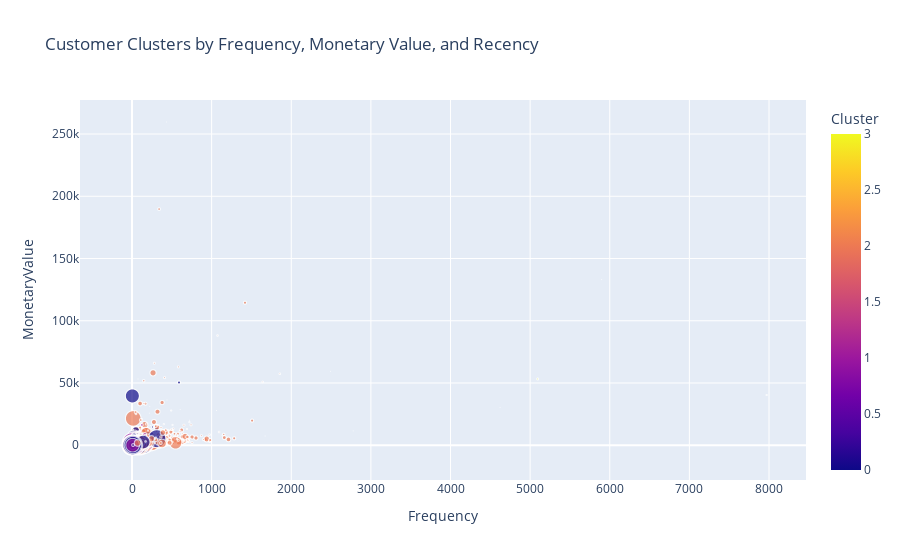

Here is the notebook cell this chart was saved with:
### Code cell
kmeans = KMeans(n_clusters=4, random_state=42)
customer_behaviour['Cluster'] = kmeans.fit_predict(scaled_features)

fig = px.scatter(customer_behaviour, 
                 x='Frequency', 
                 y='MonetaryValue', 
                 color='Cluster', 
                 size='Recency',
                 hover_data=['CustomerID'],
                 title='Customer Clusters by Frequency, Monetary Value, and Recency')

# Show the plot
fig.show()

### Figure 1 — Plotly figure (JSON) as saved in the notebook; plotly's stock layout.template omitted (floating-point values rounded to 4 significant figures; data arrays with more than 128 entries replaced by an {"elided": "..."} marker saying what was removed)
{"data": [{"customdata": {"elided": "4089x1 int values"}, "hovertemplate": "Frequency=%{x}<br>MonetaryValue=%{y}<br>Recency=%{marker.size}<br>CustomerID=%{customdata[0]}<br>Cluster=%{marker.color}<extra></extra>", "legendgroup": "", "marker": {"color": {"elided": "4089 int values"}, "coloraxis": "coloraxis", "size": {"elided": "4089 int values"}, "sizemode": "area", "sizeref": 0.9325, "symbol": "circle"}, "mode": "markers", "name": "", "showlegend": false, "type": "scattergl", "x": {"elided": "4089 int values"}, "xaxis": "x", "y": {"elided": "4089 float values"}, "yaxis": "y"}], "layout": {"coloraxis": {"colorbar": {"title": {"text": "Cluster"}}, "colorscale": [[0, "#0d0887"], [0.1111, "#46039f"], [0.2222, "#7201a8"], [0.3333, "#9c179e"], [0.4444, "#bd3786"], [0.5556, "#d8576b"], [0.6667, "#ed7953"], [0.7778, "#fb9f3a"], [0.8889, "#fdca26"], [1, "#f0f921"]]}, "legend": {"itemsizing": "constant", "tracegroupgap": 0}, "title": {"text": "Customer Clusters by Frequency, Monetary Value, and Recency"}, "xaxis": {"anchor": "y", "domain": [0, 1], "title": {"text": "Frequency"}}, "yaxis": {"anchor": "x", "domain": [0, 1], "title": {"text": "MonetaryValue"}}}}
